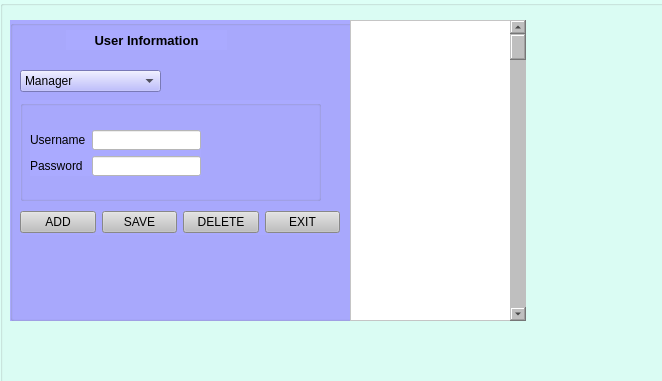
<?xml version="1.0" encoding="UTF-8"?>
<ui version="4.0">
 <class>Form</class>
 <widget class="QWidget" name="Form">
  <property name="geometry">
   <rect>
    <x>0</x>
    <y>0</y>
    <width>662</width>
    <height>381</height>
   </rect>
  </property>
  <property name="windowTitle">
   <string>Form</string>
  </property>
  <widget class="QGroupBox" name="groupBox">
   <property name="geometry">
    <rect>
     <x>0</x>
     <y>0</y>
     <width>721</width>
     <height>391</height>
    </rect>
   </property>
   <property name="styleSheet">
    <string notr="true">background-color: rgb(221, 255, 246);</string>
   </property>
   <property name="title">
    <string/>
   </property>
   <widget class="QGroupBox" name="groupBox_2">
    <property name="geometry">
     <rect>
      <x>10</x>
      <y>20</y>
      <width>511</width>
      <height>301</height>
     </rect>
    </property>
    <property name="styleSheet">
     <string notr="true">background-color: rgb(170, 170, 255);</string>
    </property>
    <property name="title">
     <string/>
    </property>
    <widget class="QGroupBox" name="groupBox_3">
     <property name="geometry">
      <rect>
       <x>10</x>
       <y>80</y>
       <width>301</width>
       <height>101</height>
      </rect>
     </property>
     <property name="title">
      <string/>
     </property>
     <widget class="QWidget" name="layoutWidget">
      <property name="geometry">
       <rect>
        <x>10</x>
        <y>30</y>
        <width>171</width>
        <height>46</height>
       </rect>
      </property>
      <layout class="QGridLayout" name="gridLayout_2">
       <item row="0" column="0">
        <widget class="QLabel" name="label">
         <property name="text">
          <string>Username</string>
         </property>
        </widget>
       </item>
       <item row="0" column="1">
        <widget class="QLineEdit" name="Usrn_txt">
         <property name="enabled">
          <bool>false</bool>
         </property>
         <property name="styleSheet">
          <string notr="true">background-color: rgb(255, 255, 255);</string>
         </property>
        </widget>
       </item>
       <item row="1" column="0">
        <widget class="QLabel" name="label_2">
         <property name="text">
          <string>Password</string>
         </property>
        </widget>
       </item>
       <item row="1" column="1">
        <widget class="QLineEdit" name="Usrp_txt">
         <property name="enabled">
          <bool>false</bool>
         </property>
         <property name="styleSheet">
          <string notr="true">background-color: rgb(255, 255, 255);</string>
         </property>
         <property name="readOnly">
          <bool>false</bool>
         </property>
        </widget>
       </item>
      </layout>
     </widget>
    </widget>
    <widget class="QWidget" name="layoutWidget">
     <property name="geometry">
      <rect>
       <x>10</x>
       <y>190</y>
       <width>320</width>
       <height>25</height>
      </rect>
     </property>
     <layout class="QGridLayout" name="gridLayout_4">
      <item row="0" column="0">
       <widget class="QPushButton" name="Add_btn">
        <property name="styleSheet">
         <string notr="true">background-color: rgb(191, 191, 191);</string>
        </property>
        <property name="text">
         <string>ADD</string>
        </property>
       </widget>
      </item>
      <item row="0" column="1">
       <widget class="QPushButton" name="Save_btn">
        <property name="styleSheet">
         <string notr="true">background-color: rgb(191, 191, 191);</string>
        </property>
        <property name="text">
         <string>SAVE</string>
        </property>
       </widget>
      </item>
      <item row="0" column="2">
       <widget class="QPushButton" name="Delete_btn">
        <property name="styleSheet">
         <string notr="true">background-color: rgb(191, 191, 191);</string>
        </property>
        <property name="text">
         <string>DELETE</string>
        </property>
       </widget>
      </item>
      <item row="0" column="3">
       <widget class="QPushButton" name="Exit_btn">
        <property name="styleSheet">
         <string notr="true">background-color: rgb(191, 191, 191);</string>
        </property>
        <property name="text">
         <string>EXIT</string>
        </property>
       </widget>
      </item>
     </layout>
    </widget>
    <widget class="QComboBox" name="comboBox">
     <property name="geometry">
      <rect>
       <x>10</x>
       <y>50</y>
       <width>141</width>
       <height>22</height>
      </rect>
     </property>
     <item>
      <property name="text">
       <string>Manager</string>
      </property>
     </item>
     <item>
      <property name="text">
       <string>Operator</string>
      </property>
     </item>
     <item>
      <property name="text">
       <string/>
      </property>
     </item>
    </widget>
    <widget class="QLabel" name="label_3">
     <property name="geometry">
      <rect>
       <x>56</x>
       <y>10</y>
       <width>161</width>
       <height>20</height>
      </rect>
     </property>
     <property name="font">
      <font>
       <pointsize>10</pointsize>
       <weight>75</weight>
       <bold>true</bold>
       <stylestrategy>PreferDefault</stylestrategy>
      </font>
     </property>
     <property name="text">
      <string>User Information</string>
     </property>
     <property name="alignment">
      <set>Qt::AlignCenter</set>
     </property>
    </widget>
   </widget>
   <widget class="QTableWidget" name="Access_table">
    <property name="geometry">
     <rect>
      <x>350</x>
      <y>20</y>
      <width>171</width>
      <height>301</height>
     </rect>
    </property>
    <property name="styleSheet">
     <string notr="true">background-color: rgb(255, 255, 255);</string>
    </property>
   </widget>
   <widget class="QScrollBar" name="verticalScrollBar">
    <property name="geometry">
     <rect>
      <x>510</x>
      <y>20</y>
      <width>16</width>
      <height>301</height>
     </rect>
    </property>
    <property name="styleSheet">
     <string notr="true">background-color: rgb(191, 191, 191);</string>
    </property>
    <property name="orientation">
     <enum>Qt::Vertical</enum>
    </property>
   </widget>
  </widget>
 </widget>
 <resources/>
 <connections/>
</ui>
